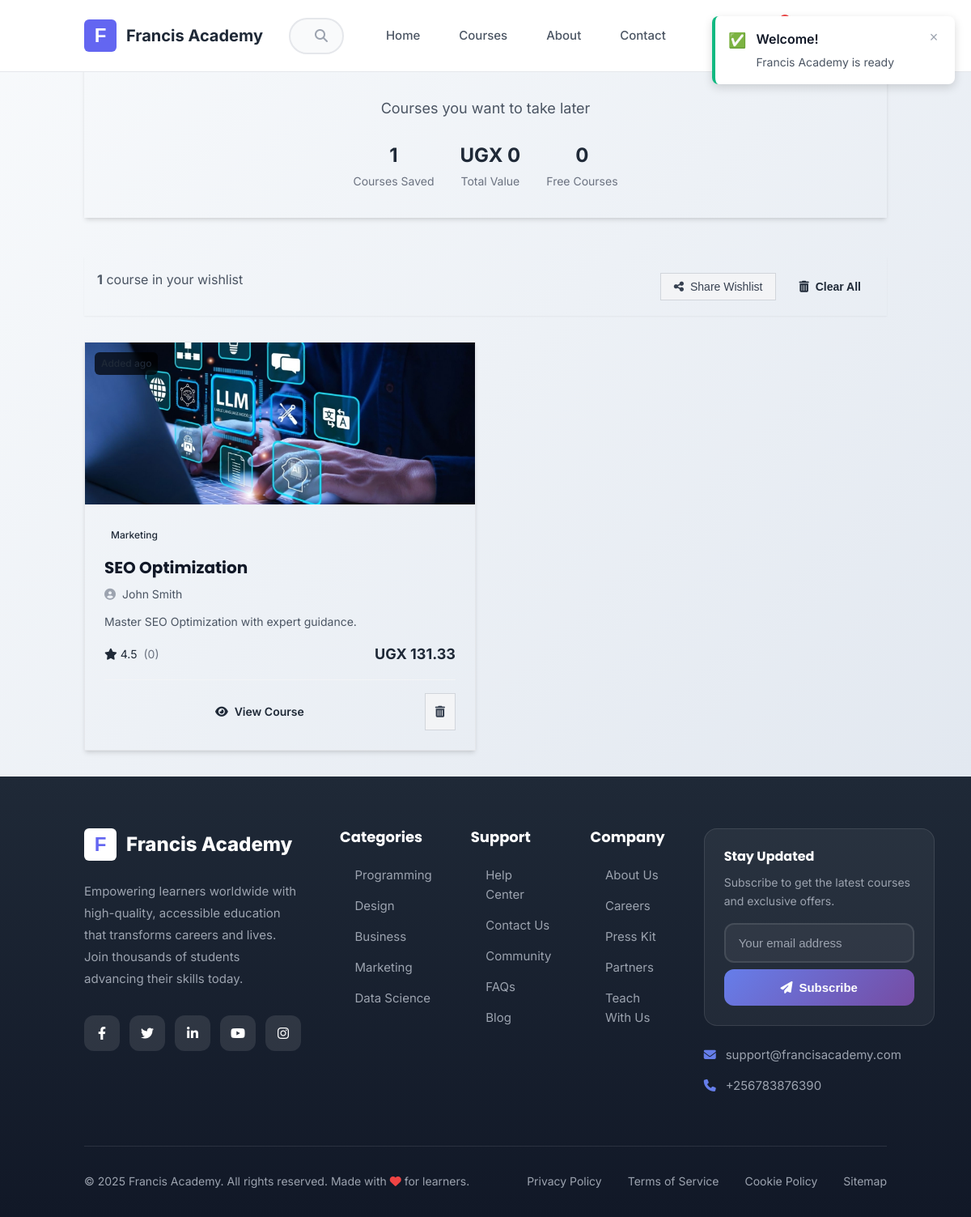
Page /courses/wishlist/ (signed in) on the committed database.
### courses/models.py (models this page shows, shortened)
class Wishlist(models.Model):
    user = models.ForeignKey(User, on_delete=models.CASCADE, related_name='wishlist')
    course = models.ForeignKey(Course, on_delete=models.CASCADE)
    added_at = models.DateTimeField(auto_now_add=True)
    class Meta:
        unique_together = ['user', 'course']

class Course(models.Model):
    DIFFICULTY_CHOICES = [
        ('beginner', 'Beginner'),
        ('intermediate', 'Intermediate'),
        ('advanced', 'Advanced'),
    ]
    STATUS_CHOICES = [
        ('draft', 'Draft'),
        ('published', 'Published'),
        ('archived', 'Archived'),
    ]
    id = models.UUIDField(primary_key=True, default=uuid.uuid4, editable=False)
    title = models.CharField(max_length=200)
    slug = models.SlugField(max_length=200, unique=True, blank=True)
    description = models.TextField()
    short_description = models.CharField(max_length=300)
    category = models.ForeignKey(Category, on_delete=models.CASCADE, related_name='courses')
    instructor = models.ForeignKey(Instructor, on_delete=models.CASCADE, related_name='courses')
    thumbnail = models.ImageField(upload_to='course_thumbnails/')
    preview_video = models.URLField(blank=True, help_text="YouTube or Vimeo URL")
    price = models.DecimalField(max_digits=10, decimal_places=2)
    original_price = models.DecimalField(max_digits=10, decimal_places=2, blank=True, null=True)
    is_free = models.BooleanField(default=False)
    difficulty = models.CharField(max_length=20, choices=DIFFICULTY_CHOICES, default='beginner')
    duration_hours = models.PositiveIntegerField(help_text="Total course duration in hours")
    language = models.CharField(max_length=50, default='English')
    status = models.CharField(max_length=20, choices=STATUS_CHOICES, default='draft')
    is_featured = models.BooleanField(default=False)
    is_bestseller = models.BooleanField(default=False)
    meta_description = models.CharField(max_length=160, blank=True)
    keywords = models.CharField(max_length=200, blank=True)
    created_at = models.DateTimeField(auto_now_add=True)
    updated_at = models.DateTimeField(auto_now=True)
    published_at = models.DateTimeField(blank=True, null=True)
    class Meta:
        ordering = ['-created_at']
    @property
    def average_rating(self):
        reviews = self.reviews.all()
        if reviews:
            return sum([review.rating for review in reviews]) / len(reviews)
        return 0

class Category(models.Model):
    name = models.CharField(max_length=100, unique=True)
    slug = models.SlugField(max_length=100, unique=True, blank=True)
    description = models.TextField(blank=True)
    icon = models.CharField(max_length=50, default='fas fa-book')
    created_at = models.DateTimeField(auto_now_add=True)
    class Meta:
        verbose_name_plural = 'Categories'
        ordering = ['name']

class Instructor(models.Model):
    user = models.OneToOneField(User, on_delete=models.CASCADE, related_name='instructor_profile')
    bio = models.TextField()
    profile_image = models.ImageField(upload_to='instructors/', blank=True, null=True)
    expertise = models.CharField(max_length=200)
    years_experience = models.PositiveIntegerField(default=0)
    linkedin_url = models.URLField(blank=True)
    twitter_url = models.URLField(blank=True)
    website_url = models.URLField(blank=True)
    is_verified = models.BooleanField(default=False)
    created_at = models.DateTimeField(auto_now_add=True)
    @property
    def full_name(self):
        return f"{self.user.first_name} {self.user.last_name}"

### courses/views.py (the view)
# urls.py: path('wishlist/', views.wishlist, name='wishlist'),
@login_required
def wishlist(request):
    wishlist_items = Wishlist.objects.filter(user=request.user).select_related('course')
    return render(request, 'courses/wishlist.html', {
        'wishlist_items': wishlist_items
    })

### templates/courses/wishlist.html (shortened to what this page needs)
{% extends 'modern/base.html' %}
{% load static %}
{% block extra_css %}
<link rel="stylesheet" href="{% static 'css/wishlist-improved.css' %}?v=3">
{% endblock %}
{% block content %}
    <div class="wishlist-container-improved">
        <div class="container">
            <div class="wishlist-header-improved">
                <h1 class="wishlist-title-improved">My Wishlist</h1>
                <p class="wishlist-subtitle-improved">Courses you want to take later</p>
                <div class="wishlist-stats-improved">
                    <div class="wishlist-stat-improved">
                        <span class="wishlist-stat-number">{{ wishlist_items|length }}</span>
                        <span class="wishlist-stat-label">Courses Saved</span>
                    </div>
                    <div class="wishlist-stat-improved">
                        <span class="wishlist-stat-number">UGX {{ total_value|default:"0" }}</span>
                        <span class="wishlist-stat-label">Total Value</span>
                    </div>
                    <div class="wishlist-stat-improved">
                        <span class="wishlist-stat-number">{{ free_courses_count|default:"0" }}</span>
                        <span class="wishlist-stat-label">Free Courses</span>
                    </div>
                </div>
            </div>
            {% if wishlist_items %}
                <div class="wishlist-actions-improved">
                    <div class="wishlist-actions-left">
                        <p class="results-count">
                            <strong>{{ wishlist_items|length }}</strong> course{{ wishlist_items|length|pluralize }} in your wishlist
                        </p>
                    </div>
                    <div class="wishlist-actions-right">
                        <button class="btn-share-wishlist" onclick="shareWishlist()">
                            <i class="fas fa-share-alt"></i>
                            Share Wishlist
                        </button>
                        <button class="btn-clear-all-improved" onclick="clearAllWishlist()">
                            <i class="fas fa-trash-alt"></i>
                            Clear All
                        </button>
                    </div>
                </div>
                <div class="wishlist-grid-improved" id="wishlistGrid">
                    {% for item in wishlist_items %}
                        <div class="wishlist-item-improved" data-course-slug="{{ item.course.slug }}" id="wishlist-item-{{ item.course.slug }}">
                            <div class="wishlist-item-image">
                                <a href="{% url 'course_detail' item.course.slug %}">
                                    {% if item.course.thumbnail %}
                                        <img src="{{ item.course.thumbnail.url }}" alt="{{ item.course.title }}" loading="lazy">
                                    {% else %}
                                        <img src="{% static 'images/default-course.jpg' %}" alt="{{ item.course.title }}" loading="lazy">
                                    {% endif %}
                                </a>
                                <div class="wishlist-date-badge">
                                    Added {{ item.created_at|timesince }} ago
                                </div>
                            </div>
                            <div class="wishlist-item-content">
                                <span class="wishlist-item-category">{{ item.course.category.name }}</span>
                                <h3 class="wishlist-item-title">
                                    <a href="{% url 'course_detail' item.course.slug %}">{{ item.course.title }}</a>
                                </h3>
                                <p class="wishlist-item-instructor">
                                    <i class="fas fa-user-circle"></i>
                                    {{ item.course.instructor.full_name }}
                                </p>
                                <p class="wishlist-item-description">
                                    {{ item.course.short_description|default:"Discover new skills and advance your career with this comprehensive course." }}
                                </p>
                                <div class="wishlist-item-meta">
                                    <div class="wishlist-item-rating">
                                        <i class="fas fa-star"></i>
                                        <span>{{ item.course.average_rating|default:"4.5"|floatformat:1 }}</span>
                                        <span class="rating-count">({{ item.course.total_enrollments|default:"0" }})</span>
                                    </div>
                                    <div class="wishlist-item-price {% if item.course.price == 0 %}free{% endif %}">
                                        {% if item.course.price > 0 %}
                                            UGX {{ item.course.price }}
                                        {% else %}
                                            Free
                                        {% endif %}
                                    </div>
                                </div>
                                <div class="wishlist-item-actions">
                                    <a href="{% url 'course_detail' item.course.slug %}" class="btn-view-course-improved">
                                        <i class="fas fa-eye"></i>
                                        View Course
                                    </a>
                                    <button class="btn-remove-improved" onclick="removeFromWishlist('{{ item.course.slug }}')" title="Remove from wishlist">
                                        <i class="fas fa-trash-alt"></i>
                                    </button>
                                </div>
                            </div>
                        </div>
                    {% endfor %}
                </div>
            {% endif %}
        </div>
    </div>
{% endblock %}

### static/css/modern-style.css (style rules this page uses)
:root { --primary: #6366f1; --primary-dark: #4f46e5; --primary-light: #a5b4fc; --secondary: #f59e0b; --accent: #10b981; --gray-50: #f9fafb; --gray-100: #f3f4f6; --gray-200: #e5e7eb; --gray-300: #d1d5db; --gray-400: #9ca3af; --gray-500: #6b7280; --gray-600: #4b5563; --gray-700: #374151; --gray-800: #1f2937; --gray-900: #111827; --success: #10b981; --warning: #f59e0b; --error: #ef4444; --info: #3b82f6; --font-primary: 'Inter', -apple-system, BlinkMacSystemFont, 'Segoe UI', sans-serif; --font-heading: 'Poppins', var(--font-primary); --text-xs: 0.75rem; --text-sm: 0.875rem; --text-base: 1rem; --text-lg: 1.125rem; --text-xl: 1.25rem; --text-2xl: 1.5rem; --text-3xl: 1.875rem; --text-4xl: 2.25rem; --text-5xl: 3rem; --space-1: 0.25rem; --space-2: 0.5rem; --space-3: 0.75rem; --space-4: 1rem; --space-5: 1.25rem; --space-6: 1.5rem; --space-8: 2rem; --space-10: 2.5rem; --space-12: 3rem; --space-16: 4rem; --space-20: 5rem; --shadow-sm: 0 1px 2px 0 rgb(0 0 0 / 0.05); --shadow: 0 1px 3px 0 rgb(0 0 0 / 0.1), 0 1px 2px -1px rgb(0 0 0 / 0.1); --shadow-md: 0 4px 6px -1px rgb(0 0 0 / 0.1), 0 2px 4px -2px rgb(0 0 0 / 0.1); --shadow-lg: 0 10px 15px -3px rgb(0 0 0 / 0.1), 0 4px 6px -4px rgb(0 0 0 / 0.1); --shadow-xl: 0 20px 25px -5px rgb(0 0 0 / 0.1), 0 8px 10px -6px rgb(0 0 0 / 0.1); --radius-sm: 0.25rem; --radius: 0.375rem; --radius-md: 0.5rem; --radius-lg: 0.75rem; --radius-xl: 1rem; --radius-2xl: 1.5rem; --radius-full: 9999px; --transition: all 0.2s cubic-bezier(0.4, 0, 0.2, 1); --transition-fast: all 0.15s cubic-bezier(0.4, 0, 0.2, 1); --transition-slow: all 0.3s cubic-bezier(0.4, 0, 0.2, 1); --container-max: 1280px; --header-height: 80px; }
* { margin: 0; padding: 0; box-sizing: border-box; }
html { scroll-behavior: smooth; font-size: 16px; }
body { font-family: var(--font-primary); font-size: var(--text-base); line-height: 1.6; color: var(--gray-800); background-color: white; -webkit-font-smoothing: antialiased; -moz-osx-font-smoothing: grayscale; }
h1, h2, h3, h4, h5, h6 { font-family: var(--font-heading); font-weight: 600; line-height: 1.2; color: var(--gray-900); }
h1 { font-size: var(--text-4xl); }
h3 { font-size: var(--text-2xl); }
p { margin-bottom: var(--space-4); color: var(--gray-600); }
a { color: var(--primary); text-decoration: none; transition: var(--transition); }
.container { max-width: var(--container-max); margin: 0 auto; padding: 0 var(--space-4); }
@media (max-width: 1280px) { .container { max-width: 1024px; } }

### static/css/home-elegant.css (style rules this page uses)
.rating-count { color: #9ca3af; font-weight: 400; }

### rows in the picture
Wishlist: course.category.name "Marketing", course "SEO Optimization", course.instructor.full_name "John Smith", course.short_description "Master SEO Optimization with expert guidance.", course.average_rating "4.5", course.total_enrollments "0", course.price "131.33"

### other values in the picture
{{ wishlist_items|length }} "1"
{{ total_value|default:"0" }} "0"
{{ free_courses_count|default:"0" }} "0"
